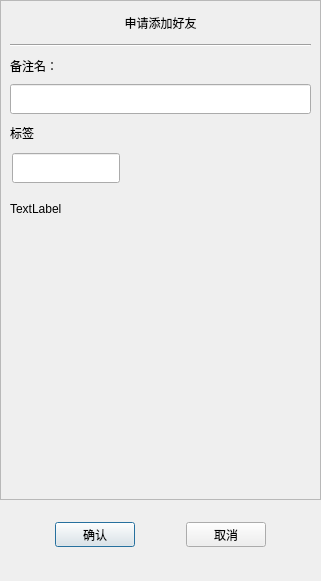
<?xml version="1.0" encoding="UTF-8"?>
<ui version="4.0">
 <class>AuthenFriend</class>
 <widget class="QDialog" name="AuthenFriend">
  <property name="geometry">
   <rect>
    <x>0</x>
    <y>0</y>
    <width>321</width>
    <height>581</height>
   </rect>
  </property>
  <property name="minimumSize">
   <size>
    <width>321</width>
    <height>581</height>
   </size>
  </property>
  <property name="maximumSize">
   <size>
    <width>321</width>
    <height>581</height>
   </size>
  </property>
  <property name="windowTitle">
   <string>Dialog</string>
  </property>
  <layout class="QVBoxLayout" name="verticalLayout">
   <property name="spacing">
    <number>0</number>
   </property>
   <property name="leftMargin">
    <number>0</number>
   </property>
   <property name="topMargin">
    <number>0</number>
   </property>
   <property name="rightMargin">
    <number>0</number>
   </property>
   <property name="bottomMargin">
    <number>0</number>
   </property>
   <item>
    <widget class="QScrollArea" name="scrollArea">
     <property name="minimumSize">
      <size>
       <width>0</width>
       <height>500</height>
      </size>
     </property>
     <property name="widgetResizable">
      <bool>true</bool>
     </property>
     <widget class="QWidget" name="scrollcontent">
      <property name="geometry">
       <rect>
        <x>0</x>
        <y>0</y>
        <width>319</width>
        <height>498</height>
       </rect>
      </property>
      <layout class="QVBoxLayout" name="verticalLayout_2">
       <property name="spacing">
        <number>0</number>
       </property>
       <property name="leftMargin">
        <number>0</number>
       </property>
       <property name="rightMargin">
        <number>0</number>
       </property>
       <item>
        <widget class="QLabel" name="apply_lb">
         <property name="minimumSize">
          <size>
           <width>0</width>
           <height>25</height>
          </size>
         </property>
         <property name="maximumSize">
          <size>
           <width>16777215</width>
           <height>25</height>
          </size>
         </property>
         <property name="text">
          <string>申请添加好友</string>
         </property>
         <property name="alignment">
          <set>Qt::AlignCenter</set>
         </property>
        </widget>
       </item>
       <item>
        <widget class="QWidget" name="apply_wid" native="true">
         <layout class="QVBoxLayout" name="verticalLayout_3">
          <item>
           <widget class="Line" name="line">
            <property name="orientation">
             <enum>Qt::Horizontal</enum>
            </property>
           </widget>
          </item>
          <item>
           <widget class="QLabel" name="label_2">
            <property name="minimumSize">
             <size>
              <width>0</width>
              <height>25</height>
             </size>
            </property>
            <property name="maximumSize">
             <size>
              <width>16777215</width>
              <height>25</height>
             </size>
            </property>
            <property name="text">
             <string>备注名：</string>
            </property>
           </widget>
          </item>
          <item>
           <widget class="CustomizeEdit" name="back_ed">
            <property name="minimumSize">
             <size>
              <width>0</width>
              <height>30</height>
             </size>
            </property>
            <property name="maximumSize">
             <size>
              <width>16777215</width>
              <height>30</height>
             </size>
            </property>
           </widget>
          </item>
          <item>
           <widget class="QLabel" name="label_3">
            <property name="minimumSize">
             <size>
              <width>0</width>
              <height>25</height>
             </size>
            </property>
            <property name="maximumSize">
             <size>
              <width>16777215</width>
              <height>25</height>
             </size>
            </property>
            <property name="text">
             <string>标签</string>
            </property>
           </widget>
          </item>
          <item>
           <widget class="QWidget" name="lb_group_wid" native="true">
            <property name="minimumSize">
             <size>
              <width>0</width>
              <height>50</height>
             </size>
            </property>
            <layout class="QVBoxLayout" name="verticalLayout_4">
             <property name="spacing">
              <number>0</number>
             </property>
             <property name="leftMargin">
              <number>0</number>
             </property>
             <property name="topMargin">
              <number>0</number>
             </property>
             <property name="rightMargin">
              <number>0</number>
             </property>
             <property name="bottomMargin">
              <number>0</number>
             </property>
             <item>
              <widget class="QWidget" name="grid_widget" native="true">
               <property name="minimumSize">
                <size>
                 <width>0</width>
                 <height>40</height>
                </size>
               </property>
               <property name="maximumSize">
                <size>
                 <width>16777215</width>
                 <height>40</height>
                </size>
               </property>
               <widget class="QLineEdit" name="label_ed">
                <property name="geometry">
                 <rect>
                  <x>2</x>
                  <y>2</y>
                  <width>108</width>
                  <height>30</height>
                 </rect>
                </property>
                <property name="maximumSize">
                 <size>
                  <width>16777215</width>
                  <height>35</height>
                 </size>
                </property>
               </widget>
              </widget>
             </item>
             <item>
              <widget class="QWidget" name="input_tip_widget" native="true">
               <property name="minimumSize">
                <size>
                 <width>0</width>
                 <height>35</height>
                </size>
               </property>
               <property name="maximumSize">
                <size>
                 <width>16777215</width>
                 <height>35</height>
                </size>
               </property>
               <layout class="QVBoxLayout" name="verticalLayout_5">
                <property name="spacing">
                 <number>0</number>
                </property>
                <property name="leftMargin">
                 <number>0</number>
                </property>
                <property name="topMargin">
                 <number>0</number>
                </property>
                <property name="rightMargin">
                 <number>0</number>
                </property>
                <property name="bottomMargin">
                 <number>0</number>
                </property>
                <item>
                 <widget class="ClickedOnceLabel" name="tip_lb">
                  <property name="text">
                   <string>TextLabel</string>
                  </property>
                 </widget>
                </item>
               </layout>
              </widget>
             </item>
             <item>
              <widget class="QWidget" name="widget" native="true">
               <property name="minimumSize">
                <size>
                 <width>0</width>
                 <height>60</height>
                </size>
               </property>
               <layout class="QHBoxLayout" name="horizontalLayout_2">
                <property name="leftMargin">
                 <number>0</number>
                </property>
                <property name="topMargin">
                 <number>0</number>
                </property>
                <property name="rightMargin">
                 <number>0</number>
                </property>
                <property name="bottomMargin">
                 <number>0</number>
                </property>
                <item>
                 <widget class="QWidget" name="lb_list" native="true">
                  <property name="minimumSize">
                   <size>
                    <width>240</width>
                    <height>45</height>
                   </size>
                  </property>
                  <property name="maximumSize">
                   <size>
                    <width>240</width>
                    <height>16777215</height>
                   </size>
                  </property>
                 </widget>
                </item>
                <item>
                 <widget class="QWidget" name="more_lb_wid" native="true">
                  <property name="minimumSize">
                   <size>
                    <width>30</width>
                    <height>0</height>
                   </size>
                  </property>
                  <property name="maximumSize">
                   <size>
                    <width>30</width>
                    <height>16777215</height>
                   </size>
                  </property>
                  <layout class="QVBoxLayout" name="verticalLayout_6">
                   <property name="spacing">
                    <number>6</number>
                   </property>
                   <property name="leftMargin">
                    <number>0</number>
                   </property>
                   <property name="topMargin">
                    <number>0</number>
                   </property>
                   <property name="rightMargin">
                    <number>0</number>
                   </property>
                   <property name="bottomMargin">
                    <number>0</number>
                   </property>
                   <item>
                    <spacer name="verticalSpacer_3">
                     <property name="orientation">
                      <enum>Qt::Vertical</enum>
                     </property>
                     <property name="sizeHint" stdset="0">
                      <size>
                       <width>20</width>
                       <height>40</height>
                      </size>
                     </property>
                    </spacer>
                   </item>
                   <item>
                    <widget class="ClickedOnceLabel" name="more_lb">
                     <property name="minimumSize">
                      <size>
                       <width>25</width>
                       <height>25</height>
                      </size>
                     </property>
                     <property name="maximumSize">
                      <size>
                       <width>25</width>
                       <height>25</height>
                      </size>
                     </property>
                     <property name="text">
                      <string/>
                     </property>
                     <property name="alignment">
                      <set>Qt::AlignCenter</set>
                     </property>
                    </widget>
                   </item>
                   <item>
                    <spacer name="verticalSpacer_4">
                     <property name="orientation">
                      <enum>Qt::Vertical</enum>
                     </property>
                     <property name="sizeHint" stdset="0">
                      <size>
                       <width>20</width>
                       <height>40</height>
                      </size>
                     </property>
                    </spacer>
                   </item>
                  </layout>
                 </widget>
                </item>
               </layout>
              </widget>
             </item>
            </layout>
           </widget>
          </item>
         </layout>
        </widget>
       </item>
      </layout>
     </widget>
    </widget>
   </item>
   <item>
    <spacer name="verticalSpacer_2">
     <property name="orientation">
      <enum>Qt::Vertical</enum>
     </property>
     <property name="sizeType">
      <enum>QSizePolicy::Fixed</enum>
     </property>
     <property name="sizeHint" stdset="0">
      <size>
       <width>20</width>
       <height>10</height>
      </size>
     </property>
    </spacer>
   </item>
   <item>
    <widget class="QWidget" name="apply_sure_wid" native="true">
     <property name="minimumSize">
      <size>
       <width>0</width>
       <height>50</height>
      </size>
     </property>
     <layout class="QHBoxLayout" name="horizontalLayout">
      <item>
       <spacer name="horizontalSpacer">
        <property name="orientation">
         <enum>Qt::Horizontal</enum>
        </property>
        <property name="sizeHint" stdset="0">
         <size>
          <width>40</width>
          <height>20</height>
         </size>
        </property>
       </spacer>
      </item>
      <item>
       <widget class="ClickedBtn" name="sure_btn">
        <property name="minimumSize">
         <size>
          <width>80</width>
          <height>25</height>
         </size>
        </property>
        <property name="maximumSize">
         <size>
          <width>80</width>
          <height>25</height>
         </size>
        </property>
        <property name="text">
         <string>确认</string>
        </property>
       </widget>
      </item>
      <item>
       <spacer name="horizontalSpacer_2">
        <property name="orientation">
         <enum>Qt::Horizontal</enum>
        </property>
        <property name="sizeHint" stdset="0">
         <size>
          <width>40</width>
          <height>20</height>
         </size>
        </property>
       </spacer>
      </item>
      <item>
       <widget class="ClickedBtn" name="cancel_btn">
        <property name="minimumSize">
         <size>
          <width>80</width>
          <height>25</height>
         </size>
        </property>
        <property name="maximumSize">
         <size>
          <width>80</width>
          <height>25</height>
         </size>
        </property>
        <property name="text">
         <string>取消</string>
        </property>
       </widget>
      </item>
      <item>
       <spacer name="horizontalSpacer_3">
        <property name="orientation">
         <enum>Qt::Horizontal</enum>
        </property>
        <property name="sizeHint" stdset="0">
         <size>
          <width>40</width>
          <height>20</height>
         </size>
        </property>
       </spacer>
      </item>
     </layout>
    </widget>
   </item>
   <item>
    <spacer name="verticalSpacer">
     <property name="orientation">
      <enum>Qt::Vertical</enum>
     </property>
     <property name="sizeHint" stdset="0">
      <size>
       <width>20</width>
       <height>15</height>
      </size>
     </property>
    </spacer>
   </item>
  </layout>
 </widget>
 <customwidgets>
  <customwidget>
   <class>ClickedOnceLabel</class>
   <extends>QLabel</extends>
   <header location="global">clickedoncelabel.h</header>
  </customwidget>
  <customwidget>
   <class>ClickedBtn</class>
   <extends>QPushButton</extends>
   <header location="global">clickedbtn.h</header>
  </customwidget>
  <customwidget>
   <class>CustomizeEdit</class>
   <extends>QLineEdit</extends>
   <header location="global">customizeedit.h</header>
  </customwidget>
 </customwidgets>
 <resources/>
 <connections/>
</ui>
